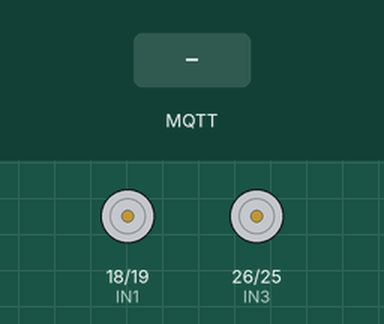
Simulated run of this sketch. Board: ESP32. Shown: motor-driver pin pairs drawn as motors (green arrow = first pin HIGH = forward, orange = second pin HIGH = backward, longer = more drive, scaled by the enable pin). The test bench sets the inputs (shaded band). WiFi joins after 1.5 s; servers stay silent unless stated; no MQTT or app messages arrive unless stated; what the sketch prints to the serial monitor is not drawn.

Above: at 2.7 s.
2.8 s: MQTT message "forward" arrives on the first subscribed topic
At 3.3 s:
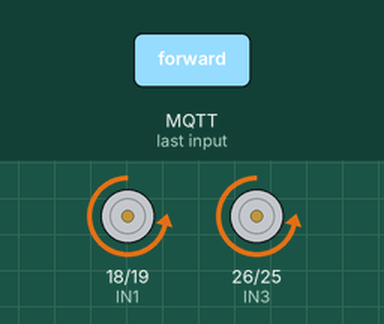
4.3 s: MQTT message "backward" arrives on the first subscribed topic
At 5.5 s:
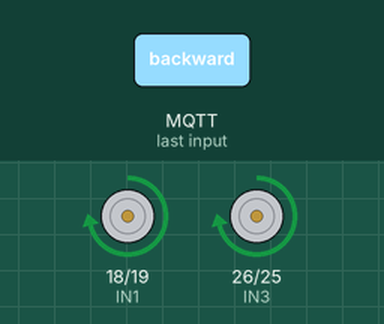
5.8 s: MQTT message "left" arrives on the first subscribed topic
At 6.8 s:
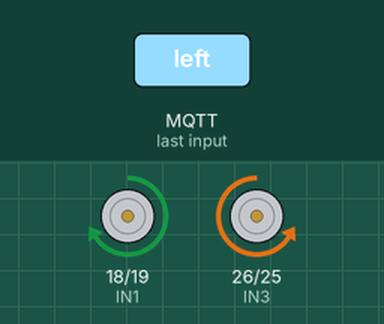
7.3 s: MQTT message "right" arrives on the first subscribed topic
At 7.9 s:
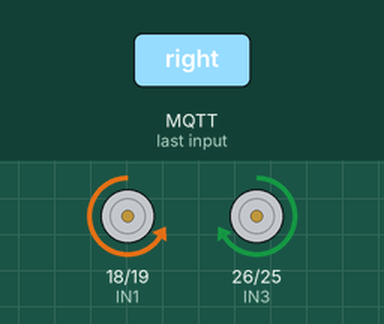
Timing chart, 0 to 9.8 s (numbered marks = the images above; inputs shaded):
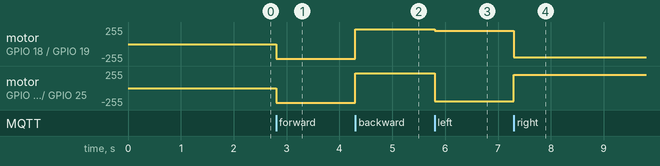

Measured:
- after the input at 2.8 s, motor on GPIO 18 (IN1) / GPIO 19 (IN2), motor on GPIO 26 (IN3) / GPIO 25 (IN4): stopped → backward 219/255 at once
- after the input at 4.3 s, motor on GPIO 18 (IN1) / GPIO 19 (IN2), motor on GPIO 26 (IN3) / GPIO 25 (IN4): backward 219/255 → forward 219/255 at once
- after the input at 5.8 s, motor on GPIO 18 (IN1) / GPIO 19 (IN2): forward 219/255 → forward 199/255 at once; motor on GPIO 26 (IN3) / GPIO 25 (IN4): forward 219/255 → backward 199/255 at once
- after the input at 7.3 s, motor on GPIO 18 (IN1) / GPIO 19 (IN2): forward 199/255 → backward 199/255 at once; motor on GPIO 26 (IN3) / GPIO 25 (IN4): backward 199/255 → forward 199/255 at once

The sketch:

V0.ino
```cpp
// ตัวอย่างการควบคุม L298N ด้วย ESP32 + MQTT
#include <Arduino.h>
#include <WiFi.h>
#include <PubSubClient.h>

// ===== WiFi Config =====
const char *ssid = "Phupha&Game_2.4G";
const char *password = "0982607298";

// ===== MQTT Config =====
const char *mqtt_server = "192.168.1.54";
const int mqtt_port = 1883;
const char *mqtt_topic = "car/control";

WiFiClient espClient;
PubSubClient client(espClient);

// ===== Motor Pin Config =====
const int ENA = 21; // PWM left
const int IN1 = 18;
const int IN2 = 19;

const int ENB = 27; // PWM right
const int IN3 = 26;
const int IN4 = 25;

// ===== PWM Settings =====
const int freq = 5000;
const int resolution = 8;

// ===== Motor Functions =====
void forward(int speed) {
  digitalWrite(IN1, LOW);
  digitalWrite(IN2, HIGH);
  digitalWrite(IN3, LOW);
  digitalWrite(IN4, HIGH);
  ledcWrite(0, speed);
  ledcWrite(1, speed);
}

void backward(int speed) {
  digitalWrite(IN1, HIGH);
  digitalWrite(IN2, LOW);
  digitalWrite(IN3, HIGH);
  digitalWrite(IN4, LOW);
  ledcWrite(0, speed);
  ledcWrite(1, speed);
}

void leftTurn(int speed) {
  digitalWrite(IN1, HIGH);
  digitalWrite(IN2, LOW);
  digitalWrite(IN3, LOW);
  digitalWrite(IN4, HIGH);
  ledcWrite(0, speed);
  ledcWrite(1, speed);
}

void rightTurn(int speed) {
  digitalWrite(IN1, LOW);
  digitalWrite(IN2, HIGH);
  digitalWrite(IN3, HIGH);
  digitalWrite(IN4, LOW);
  ledcWrite(0, speed);
  ledcWrite(1, speed);
}

void stopMotors() {
  ledcWrite(0, 0);
  ledcWrite(1, 0);
  digitalWrite(IN1, LOW);
  digitalWrite(IN2, LOW);
  digitalWrite(IN3, LOW);
  digitalWrite(IN4, LOW);
}

// ===== MQTT Callback =====
void callback(char *topic, byte *message, unsigned int length) {
  String msg;
  for (unsigned int i = 0; i < length; i++) {
    msg += (char)message[i];
  }
  Serial.print("Message received [");
  Serial.print(topic);
  Serial.print("]: ");
  Serial.println(msg);

  // ตัวอย่าง: รับข้อความแล้วควบคุม
  if (msg == "forward") {
    forward(220);
  } else if (msg == "backward") {
    backward(220);
  } else if (msg == "left") {
    leftTurn(200);
  } else if (msg == "right") {
    rightTurn(200);
  } else if (msg == "stop") {
    stopMotors();
  }
}

// ===== WiFi Connect =====
void setup_wifi() {
  delay(10);
  Serial.println();
  Serial.print("Connecting to ");
  Serial.println(ssid);

  WiFi.begin(ssid, password);

  while (WiFi.status() != WL_CONNECTED) {
    delay(500);
    Serial.print(".");
  }

  Serial.println("");
  Serial.println("WiFi connected");
  Serial.print("IP address: ");
  Serial.println(WiFi.localIP());
}

// ===== Reconnect MQTT =====
void reconnect() {
  while (!client.connected()) {
    Serial.print("Attempting MQTT connection...");
    if (client.connect("ESP32Car")) {
      Serial.println("connected");
      client.subscribe(mqtt_topic);
    } else {
      Serial.print("failed, rc=");
      Serial.print(client.state());
      Serial.println(" try again in 5 seconds");
      delay(5000);
    }
  }
}

void setup() {
  Serial.begin(115200);

  // Motor pins
  pinMode(IN1, OUTPUT);
  pinMode(IN2, OUTPUT);
  pinMode(IN3, OUTPUT);
  pinMode(IN4, OUTPUT);

  ledcSetup(0, freq, resolution);
  ledcAttachPin(ENA, 0);
  ledcSetup(1, freq, resolution);
  ledcAttachPin(ENB, 1);

  stopMotors();

  // WiFi & MQTT
  setup_wifi();
  client.setServer(mqtt_server, mqtt_port);
  client.setCallback(callback);
}

void loop() {
  if (!client.connected()) {
    reconnect();
  }
  client.loop();
}
```
